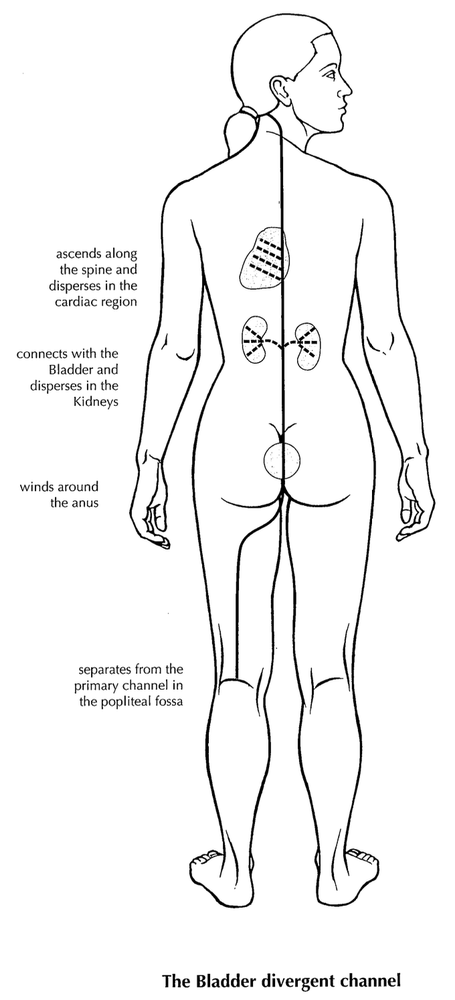
#> input picture data/acupuncture_points/- Channels (Meridians)/The Bladder divergent channel.png, 455 x 1000 px, shrunk from 680 x 1496 before the run
$ python -i ocr_preprocess.py   (imports and definitions only)
#> lines starting #> are read from the running program, lines starting #| are printed output that depends on the picture; after the words box and inside, x2 and y2 are one past the last pixel; in counts of white or black regions, pixels touching at a corner belong together
#> further down, picture is the input picture: PIL image 455x1000 RGBA; mean R, G, B, A 244.3, 244.3, 244.3, 255
#!/usr/bin/env python3
"""
ocr_preprocess.py — OpenCV-based image preprocessing for OCR.

Functions:
  preprocess_page(pil_image) -> PIL.Image
      Deskew, denoise, CLAHE contrast enhancement, Otsu binarization.
  detect_adaptive_dpi(pil_image) -> int
      Suggest DPI for re-rendering (150 / 200 / 300) based on text density.
  is_mostly_image(pil_image) -> bool
      True when the page is mostly a diagram/photo with < 5% text coverage.
"""

from __future__ import annotations

import logging

logger = logging.getLogger(__name__)


def preprocess_page(pil_image):
    """
    Apply deskew → denoise → CLAHE → Otsu binarization.
    Returns a PIL.Image ready for OCR.
    Falls back to the original image on any error.
    """
    try:
        import cv2
        import numpy as np
        from PIL import Image as _PIL

        img  = np.array(pil_image.convert("RGB"))
        gray = cv2.cvtColor(img, cv2.COLOR_RGB2GRAY)

        # 1. Deskew
        gray = _deskew(gray)

        # 2. Denoise
        gray = cv2.fastNlMeansDenoising(gray, h=15,
                                         templateWindowSize=7,
                                         searchWindowSize=21)

        # 3. CLAHE contrast enhancement
        clahe = cv2.createCLAHE(clipLimit=2.0, tileGridSize=(8, 8))
        gray  = clahe.apply(gray)

        # 4. Otsu binarization
        _, binary = cv2.threshold(gray, 0, 255,
                                  cv2.THRESH_BINARY + cv2.THRESH_OTSU)

        return _PIL.fromarray(binary)

    except Exception as e:
        logger.warning("preprocess_page failed (%s) — using original", e)
        return pil_image


def _deskew(gray):
    """
    Estimate skew angle via minAreaRect on dark-pixel coords and rotate.
    Returns corrected grayscale ndarray.  Skips if angle < 0.5 degrees.
    """
    import cv2
    import numpy as np

    _, thresh = cv2.threshold(gray, 0, 255,
                               cv2.THRESH_BINARY_INV + cv2.THRESH_OTSU)
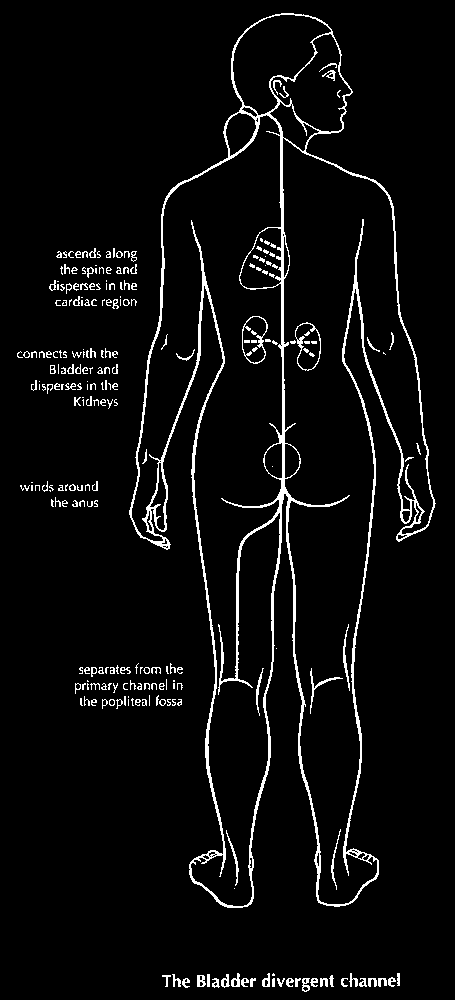
#> thresh: shape (1000, 455); 4.7% white in thin lines or dots
    coords = np.column_stack(np.where(thresh > 0))
#> coords = 21239 pairs, first value 13 to 991, second value 17 to 435

    if len(coords) < 100:
        return gray

    angle = cv2.minAreaRect(coords)[-1]
#> angle = -82.71
    # minAreaRect returns angles in [-90, 0); correct the range
    if angle < -45:
        angle = 90 + angle
#> angle = 7.29

    if abs(angle) < 0.5:
        return gray

    h, w   = gray.shape
    center = (w // 2, h // 2)
    M      = cv2.getRotationMatrix2D(center, angle, 1.0)
#> M = [[0.992, 0.127, -61.65], [-0.127, 0.992, 32.87]]
    rotated = cv2.warpAffine(gray, M, (w, h),
                              flags=cv2.INTER_LINEAR,
                              borderMode=cv2.BORDER_REPLICATE)
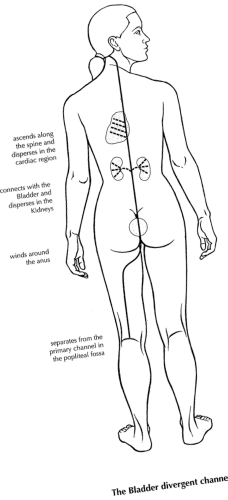
#> rotated: shape (1000, 455) (shown at 1/2 size); min 0, max 255, mean 244.3
    logger.debug("Deskewed %.2f°", angle)
    return rotated


# [77 lines left out: functions detect_adaptive_dpi, is_mostly_image, not called in this run]

>>> from PIL import Image
>>> picture = Image.open('../data/acupuncture_points/- Channels (Meridians)/The Bladder divergent channel.png')
>>> result = preprocess_page(picture)
#> in preprocess_page, `_, binary = cv2.threshold(gray, 0, 255, cv2.THRESH_BINARY + cv2.THRESH..`:
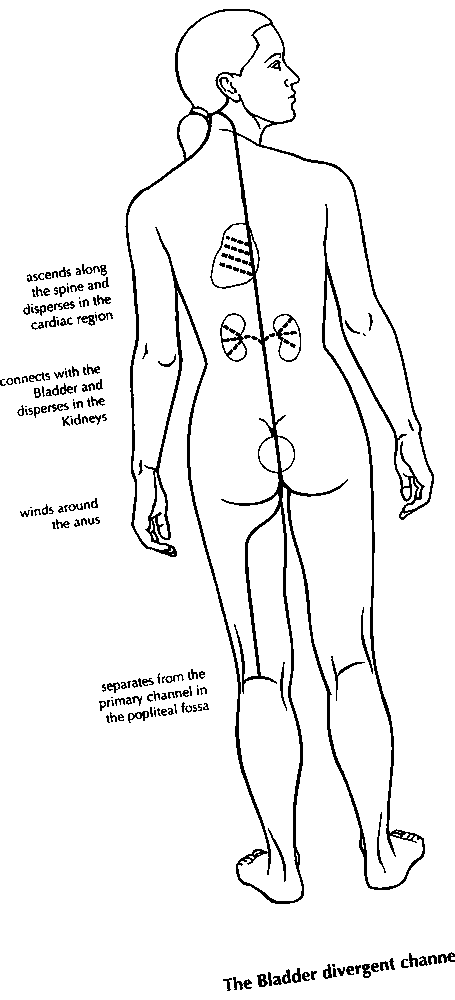
#> binary: shape (1000, 455); 94.6% white; black in thin lines or dots

$ run again, on data/acupuncture_points/- Channels (Meridians)/The Bladder luo-connecting channel.png
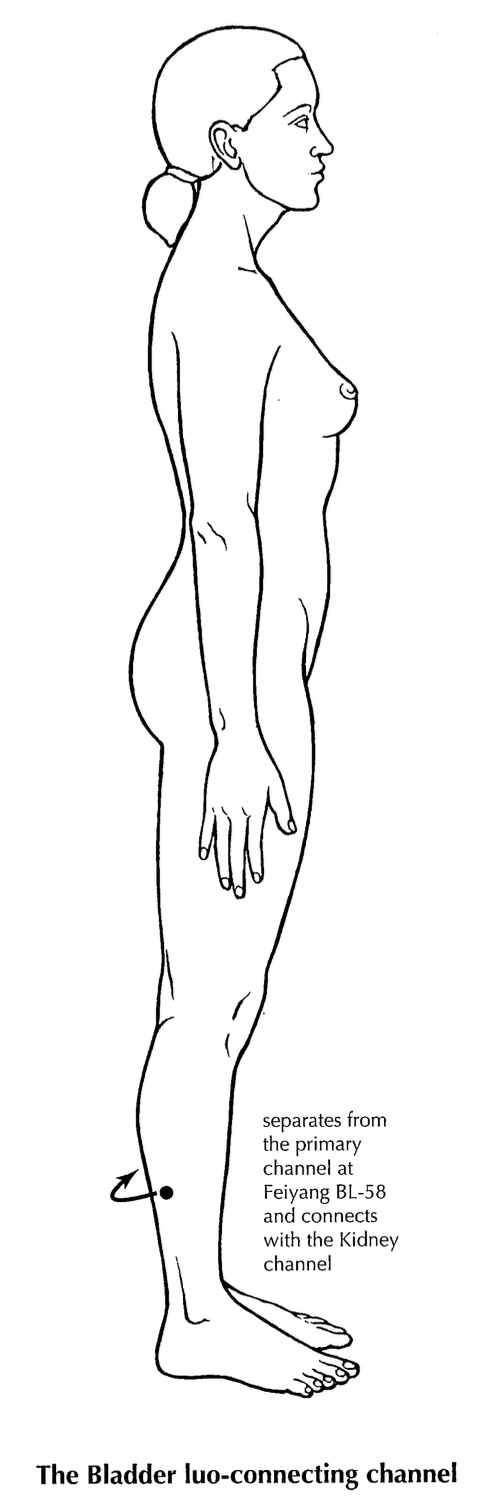
#> input picture data/acupuncture_points/- Channels (Meridians)/The Bladder luo-connecting channel.png, 486 x 1512 px
#> picture is the input picture: PIL image 486x1512 RGBA; mean R, G, B, A 246, 246, 246, 255
#> in _deskew, `_, thresh = cv2.threshold(gray, 0, 255, cv2.THRESH_BINARY_INV + cv2.TH..`:
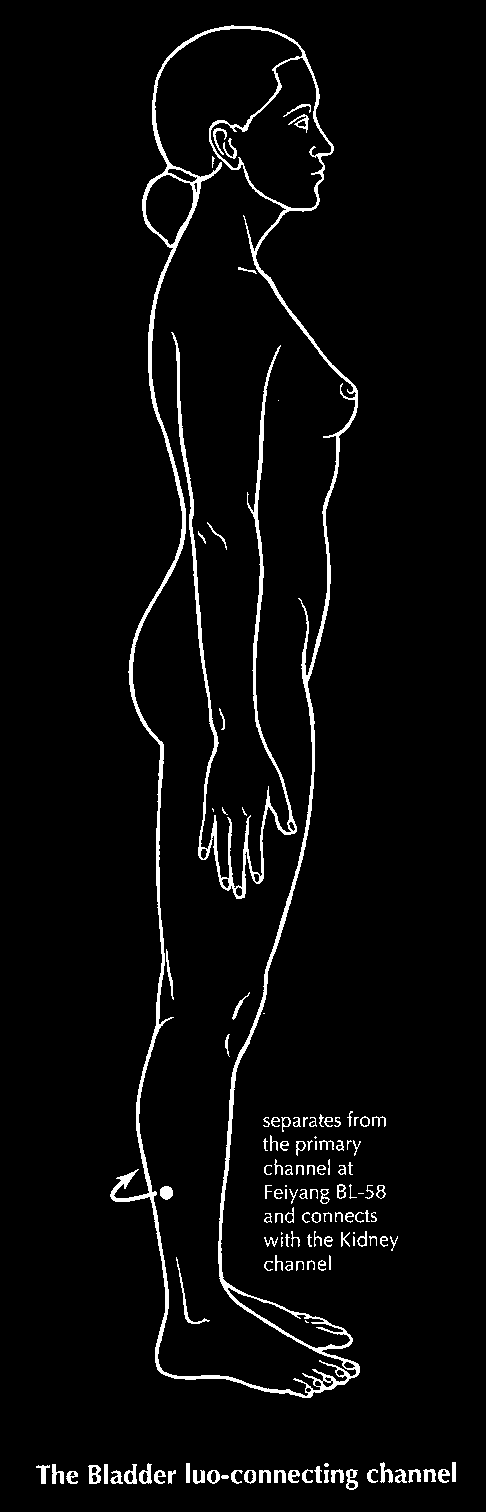
#> thresh: shape (1512, 486); 3.7% white; 133 white regions (17 under 20 px), largest, box (x1, y1, x2, y2) and area: (110, 25, 360, 1398) 14911, (171, 332, 297, 899) 4929, (176, 1257, 210, 1324) 199
#> coords = 27077 pairs, first value 25 to 1489, second value 36 to 455
#> angle = -1.12
#> M = [[1, -0.0195, 14.77], [0.0195, 1, -4.59]]
#> in preprocess_page, `_, binary = cv2.threshold(gray, 0, 255, cv2.THRESH_BINARY + cv2.THRESH..`:
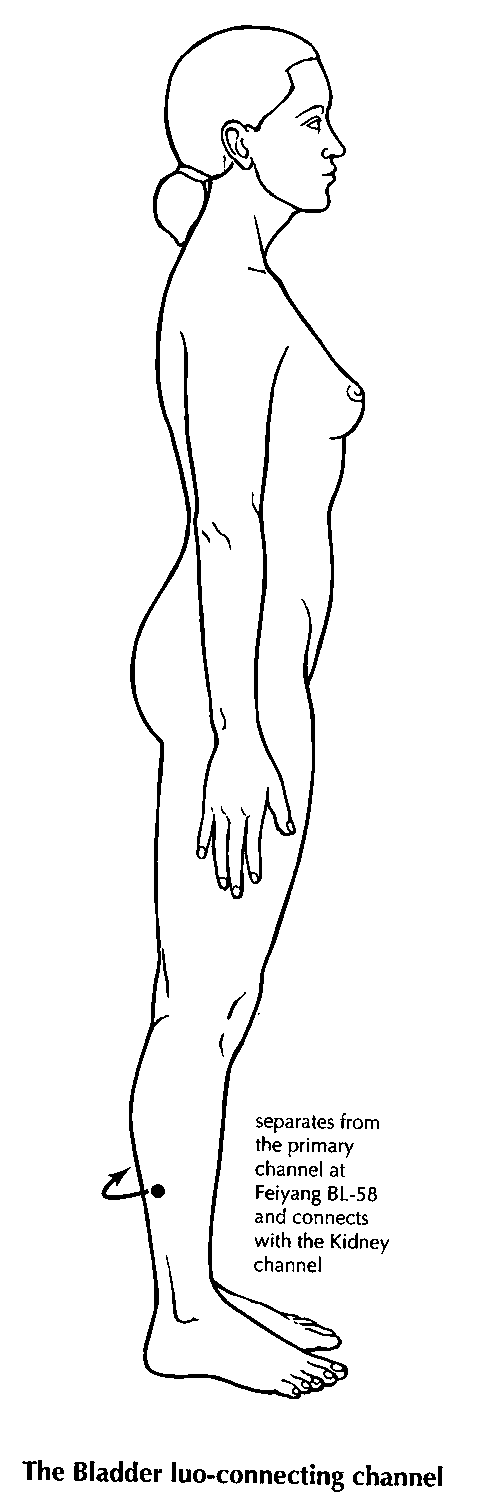
#> binary: shape (1512, 486); 95.9% white; 131 black regions (11 under 20 px), largest, box (x1, y1, x2, y2) and area: (101, 25, 365, 1399) 16159, (180, 331, 296, 899) 5370, (166, 1255, 199, 1324) 226

$ run again, on data/acupuncture_points/- Channels (Meridians)/The Conception Vessel luo-connecting vessel.png
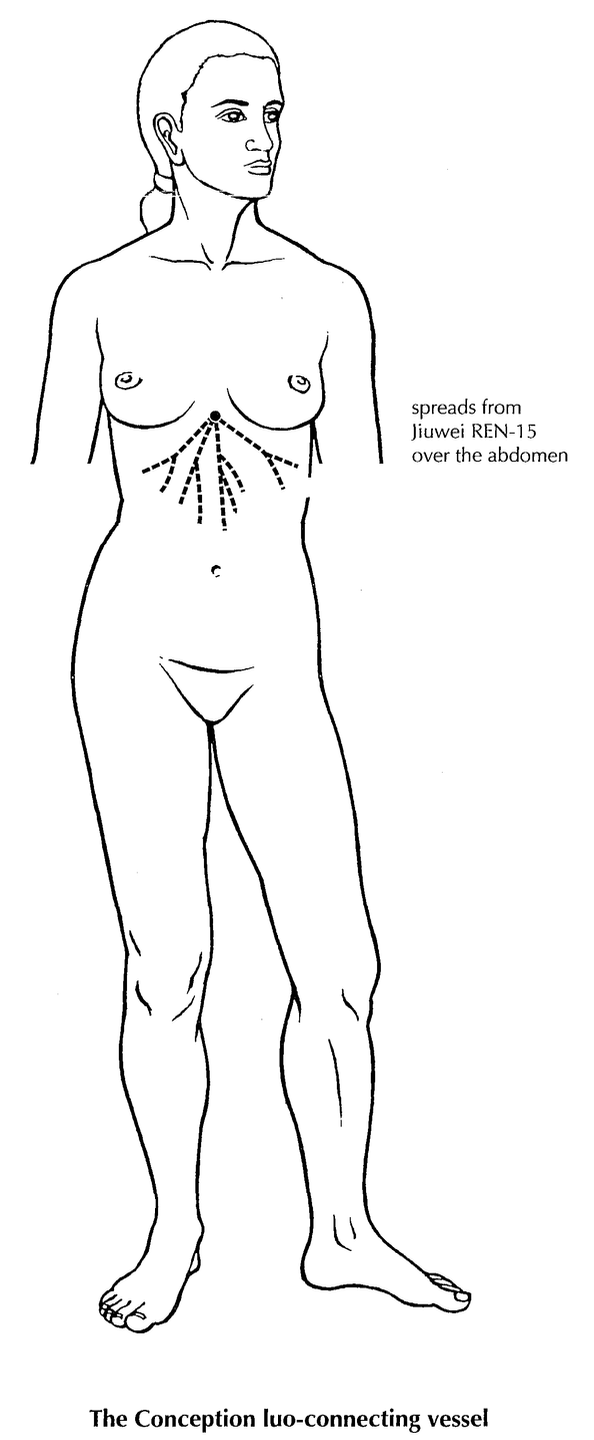
#> input picture data/acupuncture_points/- Channels (Meridians)/The Conception Vessel luo-connecting vessel.png, 594 x 1440 px
#> picture is the input picture: PIL image 594x1440 RGBA; mean R, G, B, A 247, 247, 247, 255
#> in _deskew, `_, thresh = cv2.threshold(gray, 0, 255, cv2.THRESH_BINARY_INV + cv2.TH..`:
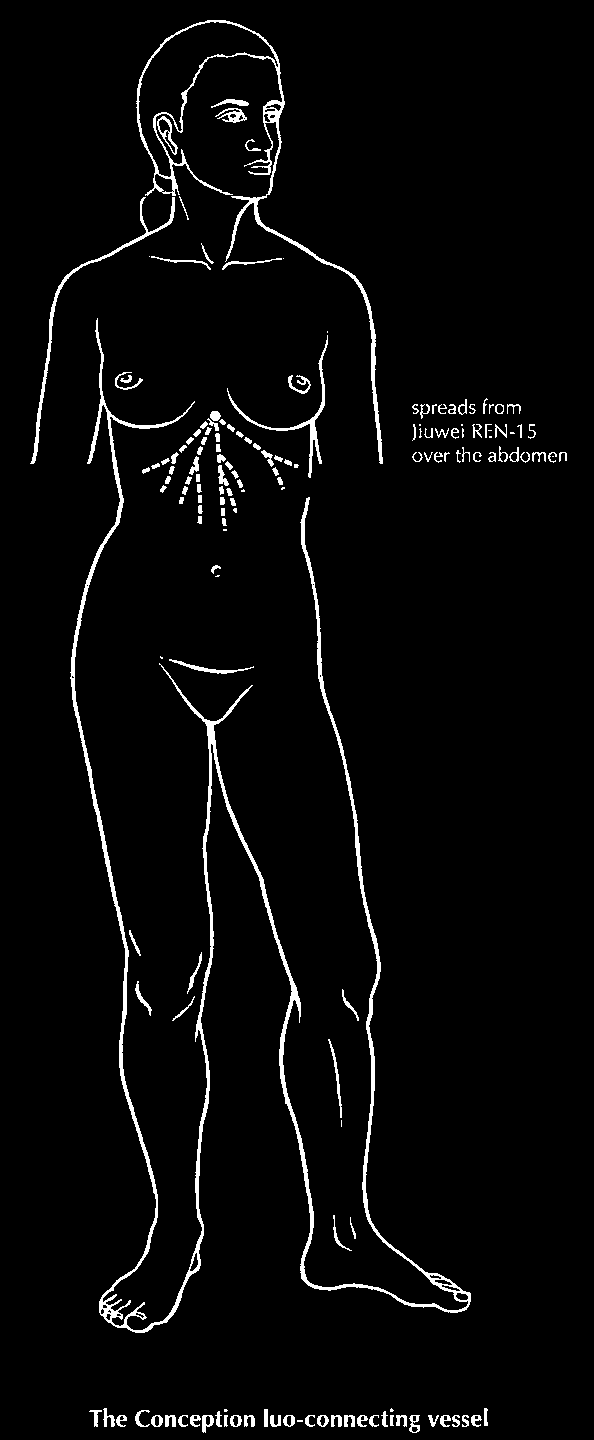
#> thresh: shape (1440, 594); 3.3% white; 161 white regions (23 under 20 px), largest, box (x1, y1, x2, y2) and area: (70, 318, 471, 1333) 13527, (136, 20, 383, 464) 4050, (30, 197, 175, 464) 1204
#> coords = 27921 pairs, first value 20 to 1432, second value 30 to 566
#> angle = -4.68
#> M = [[0.997, -0.0816, 59.74], [0.0816, 0.997, -21.83]]
#> in preprocess_page, `_, binary = cv2.threshold(gray, 0, 255, cv2.THRESH_BINARY + cv2.THRESH..`:
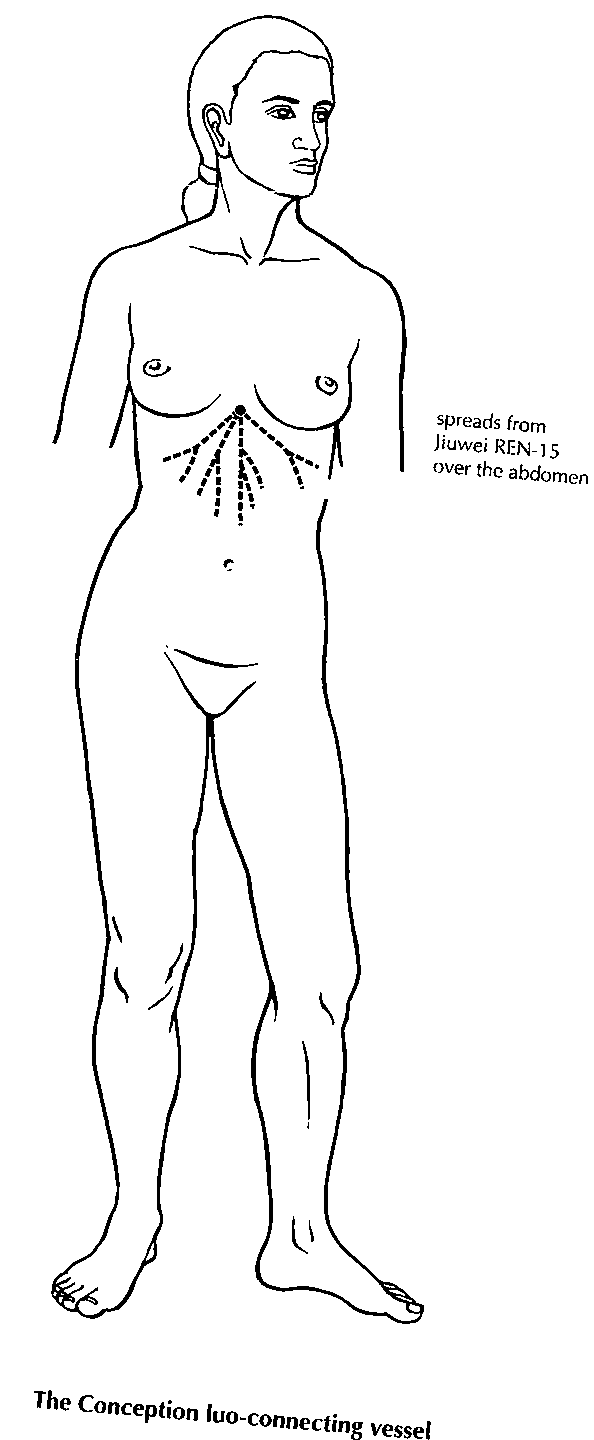
#> binary: shape (1440, 594); 96.5% white; 153 black regions (16 under 20 px), largest, box (x1, y1, x2, y2) and area: (51, 303, 424, 1324) 14370, (52, 15, 407, 472) 5753, (254, 339, 360, 480) 923
